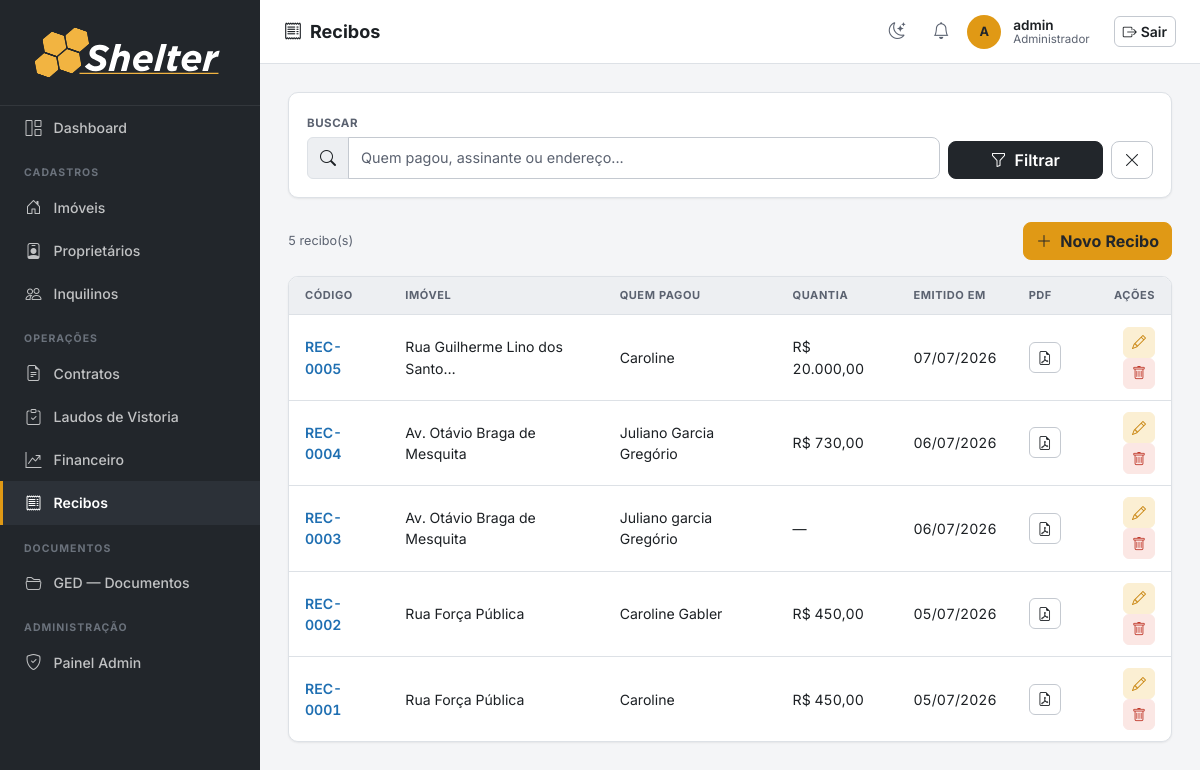
Before: /recibos/ (signed in) with the older database file.
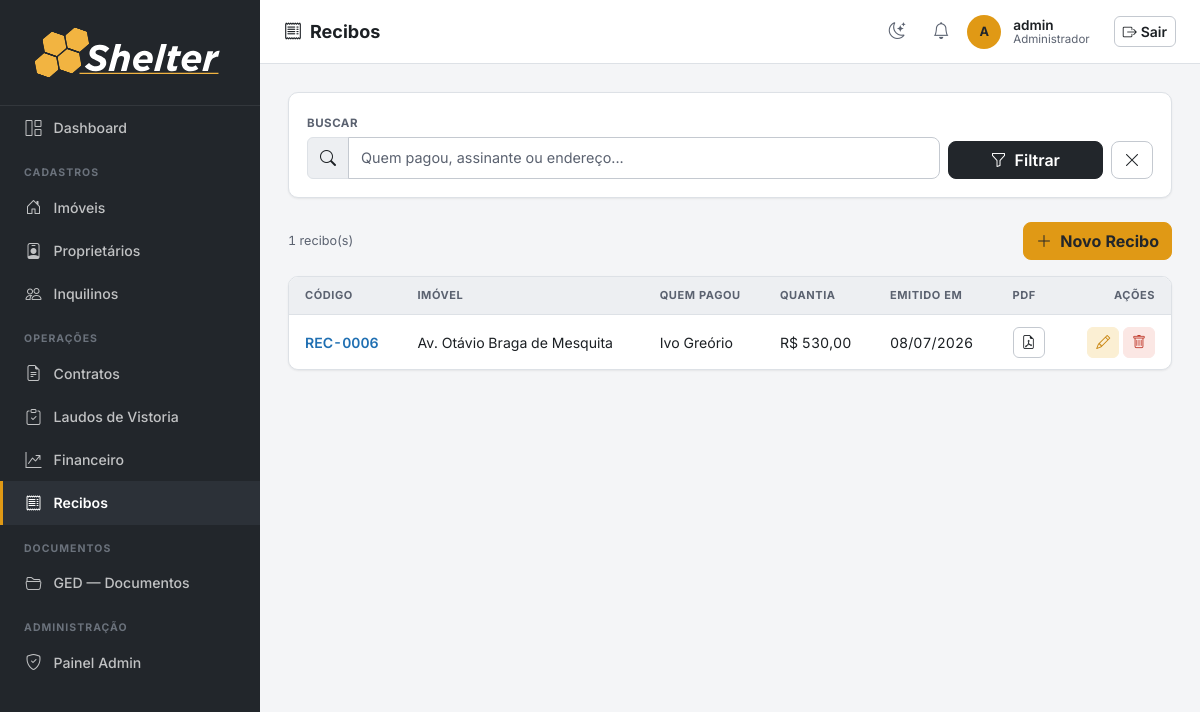
After: the same page with the newer database file.
### imoveis/models.py (models this page shows, shortened)
class Recibo(IdentificavelMixin, models.Model):
    PREFIXO_CODIGO = 'REC'
    imovel = models.ForeignKey(Imovel, on_delete=models.PROTECT, related_name='recibos')
    contrato = models.ForeignKey(Contrato, on_delete=models.PROTECT, related_name='recibos')
    parcela_atual = models.PositiveSmallIntegerField(null=True, blank=True, verbose_name='Parcela Atual')
    parcela_total = models.PositiveSmallIntegerField(null=True, blank=True, verbose_name='Total de Parcelas')
    valor_aluguel = models.DecimalField(max_digits=10, decimal_places=2, null=True, blank=True,
                                        verbose_name='Aluguel')
    valor_impostos = models.DecimalField(max_digits=10, decimal_places=2, null=True, blank=True,
                                         verbose_name='Impostos')
    valor_seguros = models.DecimalField(max_digits=10, decimal_places=2, null=True, blank=True,
                                        verbose_name='Seguros')
    valor_condominio = models.DecimalField(max_digits=10, decimal_places=2, null=True, blank=True,
                                           verbose_name='Condomínio')
    quem_pagou = models.CharField(max_length=200, blank=True, verbose_name='Quem Pagou')
    periodo_inicio = models.DateField(null=True, blank=True, verbose_name='Período — Início')
    periodo_fim = models.DateField(null=True, blank=True, verbose_name='Período — Fim')
    vencido_em = models.DateField(null=True, blank=True, verbose_name='Vencido em')
    quantia = models.DecimalField(max_digits=10, decimal_places=2, null=True, blank=True,
                                  verbose_name='Quantia de')
    assinante_nome = models.CharField(max_length=200, blank=True, verbose_name='Nome de Quem Assinou')
    assinante_cpf = models.CharField(max_length=14, blank=True, validators=[validate_cpf],
                                     verbose_name='CPF de Quem Assinou')
    data_assinatura = models.DateField(null=True, blank=True, verbose_name='Data da Assinatura')
    arquivo = models.FileField(upload_to='recibos/', blank=True, null=True, verbose_name='Recibo gerado (PDF)')
    criado_em = models.DateTimeField(auto_now_add=True)
    class Meta:
        verbose_name = 'Recibo'
        verbose_name_plural = 'Recibos'
        ordering = ['-criado_em']
    @property
    def dependentes_cascata(self):
        pares = [
            ('documento(s) gerado(s)', self.documentos_gerados.count()),
        ]
        return [(label, n) for label, n in pares if n > 0]

class Imovel(IdentificavelMixin, models.Model):
    PREFIXO_CODIGO = 'IMV'
    TIPO_CHOICES = [
        ('apartamento', 'Apartamento'),
        ('casa', 'Casa'),
        ('comercial', 'Comercial'),
        ('terreno', 'Terreno'),
        ('galpao', 'Galpão'),
    ]
    STATUS_CHOICES = [
        ('ocupado', 'Ocupado'),
        ('vago', 'Vago'),
        ('manutencao', 'Em Manutenção'),
    ]
    CATEGORIA_CHOICES = [
        ('urbano', 'Urbano'),
        ('rural', 'Rural'),
    ]
    proprietario = models.ForeignKey(Proprietario, on_delete=models.PROTECT, related_name='imoveis')
    tipo = models.CharField(max_length=20, choices=TIPO_CHOICES)
    status = models.CharField(max_length=20, choices=STATUS_CHOICES, default='vago')
    categoria = models.CharField(max_length=10, choices=CATEGORIA_CHOICES, default='urbano', verbose_name='Categoria')
    endereco = models.CharField(max_length=300)
    numero = models.CharField(max_length=20, blank=True, verbose_name='Número')
    complemento = models.CharField(max_length=100, blank=True, verbose_name='Complemento')
    bairro = models.CharField(max_length=100, blank=True)
    cidade = models.CharField(max_length=100, default='')
    area_m2 = models.DecimalField(max_digits=8, decimal_places=2, null=True, blank=True, verbose_name='Área (m²)')
    descricao = models.TextField(blank=True)
    matricula = models.CharField(max_length=100, blank=True, verbose_name='Matrícula')
    data_aquisicao = models.DateField(null=True, blank=True, verbose_name='Data de Aquisição')
    valor_aquisicao = models.DecimalField(max_digits=14, decimal_places=2, null=True, blank=True, verbose_name='Valor de Aquisição')
    cadastro_prefeitura = models.CharField(max_length=100, blank=True, verbose_name='Cadastro Prefeitura')
    planta_projeto = models.FileField(upload_to='plantas/', blank=True, null=True, verbose_name='Planta/Projeto')
    nirf = models.CharField(max_length=50, blank=True, verbose_name='NIRF')
    incra = models.CharField(max_length=50, blank=True, verbose_name='INCRA')
    car = models.CharField(max_length=100, blank=True, verbose_name='CAR')
    criado_em = models.DateTimeField(auto_now_add=True)
    class Meta:
        verbose_name = 'Imóvel'
        verbose_name_plural = 'Imóveis'
        ordering = ['endereco']

### imoveis/views.py (the view)
# urls.py: path('recibos/', views.recibo_list, name='recibo_list'),
@login_required
def recibo_list(request):
    q = request.GET.get('q', '')
    qs = Recibo.objects.select_related('imovel', 'contrato__inquilino')
    if q:
        qs = qs.filter(Q(quem_pagou__icontains=q) | Q(assinante_nome__icontains=q) |
                       Q(imovel__endereco__icontains=q))
    return render(request, 'recibos/recibo_list.html', {'recibos': qs, 'q': q})

### imoveis/context_processors.py (called while the page is built)
def notificacoes_usuario(request):
    user = getattr(request, 'user', None)
    if user is None or not user.is_authenticated:
        return {}
    ultimas = user.notificacoes.all()[:LIMITE_NOTIFICACOES_TOPBAR]
    return {'ultimas_notificacoes_usuario': ultimas}

### imoveis/identidade.py (called while the page is built)
    @property
    def codigo(self):
        if self.pk is None:
            return f'{self.PREFIXO_CODIGO}-????'
        return f'{self.PREFIXO_CODIGO}-{self.pk:04d}'

### imoveis/templatetags/imoveis_tags.py (called while the page is built)
@register.filter
def brl(value):
    try:
        value = float(value)
    except (TypeError, ValueError):
        return value
    formatted = f"{value:,.2f}"          # 1,500.00  (locale inglês)
    formatted = formatted.replace(",", "X").replace(".", ",").replace("X", ".")
    return formatted

### templates/recibos/recibo_list.html (shortened to what this page needs)
{% extends 'base.html' %}
{% load imoveis_tags %}
{% block page_title %}<i class="bi bi-receipt me-2"></i>Recibos{% endblock %}
{% block nav_recibos %}active{% endblock %}
{% block content %}
<div class="section-card mb-4">
  <div class="section-card-body">
    <form method="get" class="row g-2 align-items-end">
      <div class="col-md-9"><label class="form-label">Buscar</label>
        <div class="input-group">
          <span class="input-group-text"><i class="bi bi-search"></i></span>
          <input type="text" name="q" value="{{ q }}" class="form-control" placeholder="Quem pagou, assinante ou endereço...">
        </div>
      </div>
      <div class="col-md-3 d-flex gap-2">
        <button type="submit" class="btn btn-graphite flex-fill"><i class="bi bi-funnel me-1"></i> Filtrar</button>
        <a href="{% url 'recibo_list' %}" class="btn btn-outline-secondary"><i class="bi bi-x-lg"></i></a>
      </div>
    </form>
  </div>
</div>
<div class="d-flex justify-content-between align-items-center mb-3">
  <span class="text-muted small">{{ recibos.count }} recibo(s)</span>
  <a href="{% url 'recibo_create' %}" class="btn btn-primary"><i class="bi bi-plus-lg me-1"></i> Novo Recibo</a>
</div>
<div class="section-card">
  <div class="table-responsive">
    <table class="table mb-0">
      <thead>
        <tr><th>Código</th><th>Imóvel</th><th>Quem Pagou</th><th>Quantia</th><th>Emitido em</th><th>PDF</th><th class="text-end">Ações</th></tr>
      </thead>
      <tbody>
        {% for r in recibos %}
        <tr>
          <td class="fw-semibold"><a href="{% url 'recibo_detail' r.pk %}">{{ r.codigo }}</a></td>
          <td>{{ r.imovel.endereco|default:"—"|truncatechars:30 }}</td>
          <td>{{ r.quem_pagou|default:"—" }}</td>
          <td>{% if r.quantia %}R$ {{ r.quantia|brl }}{% else %}—{% endif %}</td>
          <td>{{ r.criado_em|date:"d/m/Y" }}</td>
          <td>{% if r.arquivo %}<a href="{{ r.arquivo.url }}" target="_blank" class="btn btn-sm btn-outline-secondary"><i class="bi bi-file-earmark-pdf"></i></a>{% else %}—{% endif %}</td>
          <td class="text-end">
            <a href="{% url 'recibo_edit' r.pk %}" class="btn btn-sm btn-outline-primary"><i class="bi bi-pencil"></i></a>
            <button class="btn btn-sm btn-outline-danger" data-bs-toggle="modal" data-bs-target="#del{{ r.pk }}"><i class="bi bi-trash"></i></button>
          </td>
        </tr>
        {% empty %}
        <tr>
          <td colspan="7" class="border-0">
            <div class="empty-state"><i class="bi bi-inbox"></i>Nenhum recibo encontrado.</div>
          </td>
        </tr>
        {% endfor %}
      </tbody>
    </table>
  </div>
</div>
{% endblock %}

Changed rows visible on the page:
removed Recibo: codigo "REC-0005", imovel.endereco "Rua Guilherme Lino dos Santo…", quem_pagou "Caroline", quantia|brl "20.000,00", criado_em "07/07/2026"
removed Recibo: codigo "REC-0004", imovel.endereco "Av. Otávio Braga de Mesquita", quem_pagou "Juliano Garcia Gregório", quantia|brl "730,00", criado_em "06/07/2026"
removed Recibo: codigo "REC-0003", imovel.endereco "Av. Otávio Braga de Mesquita", quem_pagou "Juliano garcia Gregório", criado_em "06/07/2026"
removed Recibo: codigo "REC-0002", imovel.endereco "Rua Força Pública", quem_pagou "Caroline Gabler", quantia|brl "450,00", criado_em "05/07/2026"
removed Recibo: codigo "REC-0001", imovel.endereco "Rua Força Pública", quem_pagou "Caroline", quantia|brl "450,00", criado_em "05/07/2026"
added Recibo: codigo "REC-0006", imovel.endereco "Av. Otávio Braga de Mesquita", quem_pagou "Ivo Greório", quantia|brl "530,00", criado_em "08/07/2026"
Other visible differences:
{{ recibos.count }}: "5" → "1"
